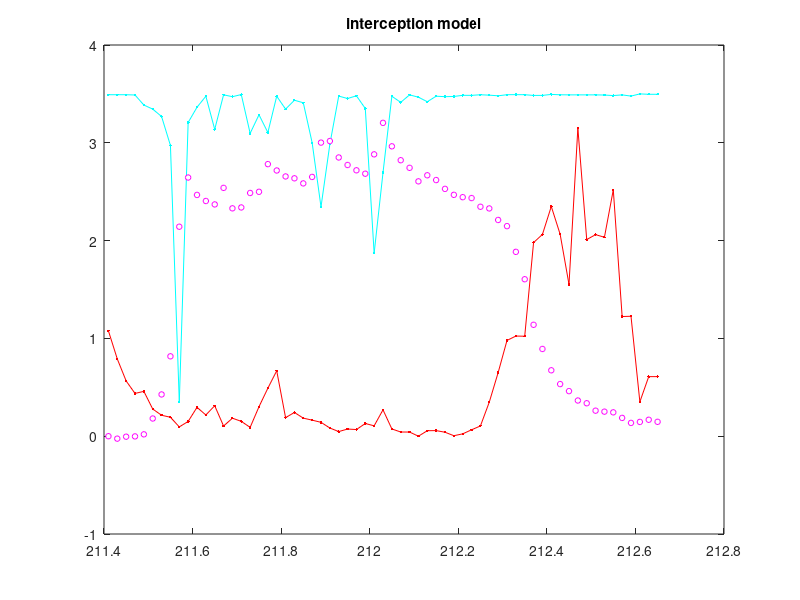

This chart was generated by the following MATLAB code: (Note: this script raises an error after producing the figure.)

restoredefaultpath
addpath('.\..\dream')

clear
close all
clc

% load('bound_ideal.mat')
% bound = bound_ideal;
% clear bound_ideal
% load('stor_ideal.mat')
% stor = stor_ideal;
% clear stor_ideal

% load('bound_211_short.mat')
% bound = bound_211;
% clear bound_211
% load('stor_211_short.mat')
% stor = stor_211;
% clear stor_211

load('bound_211.mat')
bound = bound_211;
clear bound_211
load('stor_211.mat')
stor = stor_211;
clear stor_211

% load('bound_210.mat')
% bound = bound_210;
% clear bound_210
% load('stor_210.mat')
% stor = stor_210;
% clear stor_210


meanTime = mean([stor(1:end-1,1),stor(2:end,1)],2);
storDeriv = (stor(2:end,2)-stor(1:end-1,2))./(stor(2:end,1)-stor(1:end-1,1));


yMax = 3.5;
scaledPrec = (bound(:,2)-min(bound(:,2)))./...
    (max(bound(:,2))-min(bound(:,2)));
scaledEvap = (bound(:,3)-min(bound(:,3)))./...
    (max(bound(:,3))-min(bound(:,3)));

figure(123)
h1 = plot(bound(:,1),yMax-0.9*scaledPrec*yMax,'-c.',...
          bound(:,1),0.9*scaledEvap*yMax,'-r.',...
          stor(:,1),stor(:,2),'mo');
set(h1(3),'markersize',4,'markerfacecolor','w')
title('interception model')



MCMCPar.n = 4;                          % Dimension of the problem
MCMCPar.seq = 10;                       % Number of Markov Chains / sequences
MCMCPar.ndraw = MCMCPar.n*1000;         % Maximum number of function evaluations
MCMCPar.nCR = 3;                        % Crossover values used to generate proposals (geometric series)
MCMCPar.Gamma = 0;                      % Kurtosis parameter Bayesian Inference Scheme
MCMCPar.DEpairs = 3;                    % Number of DEpairs
MCMCPar.steps = 10;                     % Number of steps in sem
MCMCPar.eps = 5e-2;                     % Random error for ergodicity
MCMCPar.outlierTest = 'IQR_test';       % What kind of test to detect outlier chains?
MCMCPar.pJumpRate_one = 0.20;           % Probability of selecting a jumprate of 1 --> jump between modes


% Give the parameter ranges (minimum and maximum values)
ParRange.minn = [0.4,   0.0,0.0,0.0];
ParRange.maxn = [1.0,1000.0,7.0,1.0];

% Define the measured data
Measurement.MeasData = storDeriv(:,1); 
Measurement.N = size(Measurement.MeasData,1);

% Define modelName
ModelName = 'interceptionmodel';
Extra.bound = bound;
Extra.stor = stor;
Extra.argOutIsDeriv = true;


Extra.BoundHandling = 'Reflect';        % Define the boundary handling
Extra.save_in_memory = 'Yes';
Extra.pCR = 'Update';                   % Adaptive tuning of crossover values
Extra.reduced_sample_collection = 'No'; % Thinned sample collection?
Extra.InitPopulation = 'LHS_BASED';     % What type of initial sampling


% Define likelihood function -- Sum of Squared Error
option = 3; 
Measurement.Sigma = [];

% specify the visualization routine
Extra.visScriptName = 'visDream';
% Specify labels for the parameter names
Extra.ParNames.labels = {'vegFraction','drainEff','canopyMax','evapFactor'};
Extra.ParNames.interpreter = 'tex';

% Scale of Delayed Rejection if used in algorithm
Extra.DR = 'No'; 
Extra.DRscale = 10; 
Restart = 'No';

% Run the MCMC algorithm
[Sequences,Reduced_Seq,X,output,hist_logp] = dream(MCMCPar,ParRange,Measurement,ModelName,Extra,option,Restart);


% % % % % % % % % % % % % % % % % % % % % % % % % % % % % % % % % % % % % %
% % % % % % % % % % % % % % % % % % % % % % % % % % % % % % % % % % % % % %
% % % %                 ANALYSIS AND VISUALIZATION                  % % % %
% % % % % % % % % % % % % % % % % % % % % % % % % % % % % % % % % % % % % %
% % % % % % % % % % % % % % % % % % % % % % % % % % % % % % % % % % % % % %

parCols=1:MCMCPar.n;
lastRows = [-99:0]+size(Sequences,1);
parSets = [];
for iSeq=1:MCMCPar.seq
    parSets = cat(1,parSets,Sequences(lastRows,parCols,iSeq));
end


Extra.argOutIsDeriv = false;
for k=1:size(parSets,1)
    parVec = parSets(k,:);
    ySim(k,:) = interceptionmodel(parVec,Extra);
end


Y = prctile(ySim,[2.5,50,97.5],1);
figure(123)
hold on
h2 = plot(bound(:,1),Y(1,:),'--k',...
          bound(:,1),Y(2,:),'-k',...
          bound(:,1),Y(3,:),'--k');
hLeg = legend([h1;h2(1:2)],'precipitation (scaled) ','pot. evap. (scaled)',...
    'observed storage','95% parameter uncertainty','median prediction');
set(hLeg,'location','NorthWest','fontsize',8,'color','none','xcolor','w','ycolor','w');
xlabel('time [days]')
ylabel('canopy storage [mm]')





figure(123)
set(gcf,'paperpositionmode','auto','inverthardcopy','off')
print('prediction.png','-dpng','-r300')

figure(2)
set(gcf,'paperpositionmode','auto','inverthardcopy','off')
print('plotSeq.png','-dpng','-r300')

figure(3)
set(gcf,'paperpositionmode','auto','inverthardcopy','off')
print('matrixOfScatterParPar.png','-dpng','-r300')
